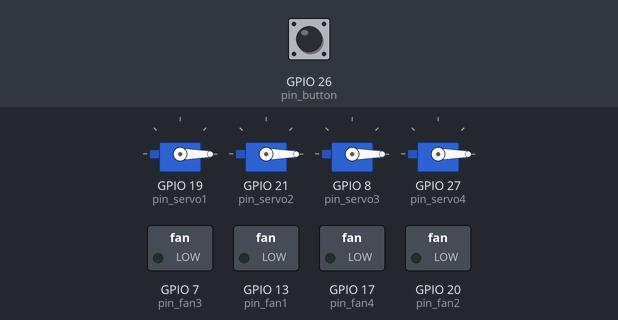
The program below on a simulated Raspberry Pi (BCM pin numbers). Parts: 4 × servo, switched loads named in the program (green lamp = pin HIGH). The inputs (shaded band) are chosen by the test bench; at power-on: GPIO 26 (pin_button) LOW. The clock reads 2024-03-15 10:24:30 at power-on unless the program sets it; the camera gives no picture and a still takes 0.5 s; servo angles are drawn from the pulse width (0.5 ms = 0°, 2.5 ms = 180°).

Above: at 3.2 s.
3.3 s: GPIO 26 (pin_button) pulled HIGH for 0.15 s
At 5.5 s:
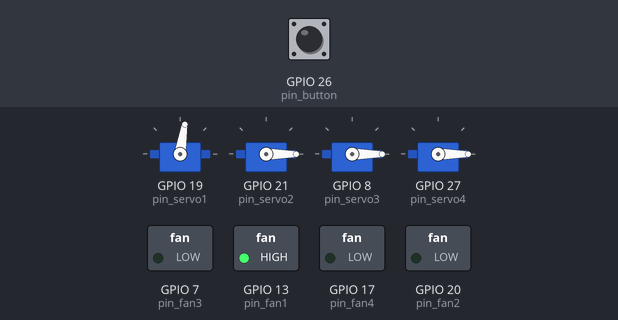
At 6.5 s:
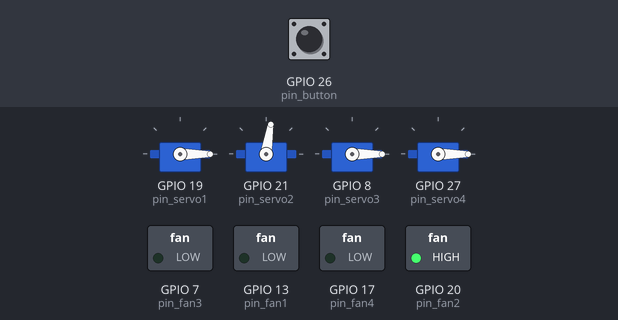
Timing chart, 0 to 10.1 s (numbered marks = the images above; inputs shaded):
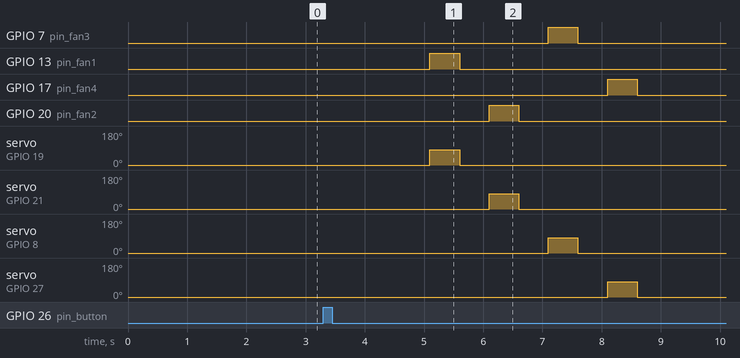

Measured:
- after the input at 3.3 s, GPIO 7 (pin_fan3): LOW → HIGH after 3.8 s, → LOW 0.50 s later; GPIO 13 (pin_fan1): LOW → HIGH after 1.8 s, → LOW 0.50 s later; GPIO 17 (pin_fan4): LOW → HIGH after 4.8 s, → LOW 0.50 s later; GPIO 20 (pin_fan2): LOW → HIGH after 2.8 s, → LOW 0.50 s later; servo on GPIO 19 (pin_servo1): 0° → 81° after 1.8 s, → 0° 0.50 s later

The program:

button_picamera.py
```python
import RPi.GPIO as GPIO
import time
from picamera import PiCamera
from time import sleep

GPIO.setmode(GPIO.BCM)
pin_button = 26
pin_servo1 = 19
pin_fan1   = 13
pin_servo2 = 21
pin_fan2   = 20
pin_servo3 = 8
pin_fan3   = 7
pin_servo4 = 27
pin_fan4   = 17
button = 26

GPIO.setmode(GPIO.BCM)
GPIO.setup(pin_button,GPIO.IN,pull_up_down=GPIO.PUD_DOWN)
GPIO.setup(pin_servo1, GPIO.OUT)
GPIO.setup(pin_fan1,GPIO.OUT)
GPIO.output(pin_fan1,GPIO.LOW)

GPIO.setup(pin_servo2, GPIO.OUT)
GPIO.setup(pin_fan2,GPIO.OUT)
GPIO.output(pin_fan2,GPIO.LOW)

GPIO.setup(pin_servo3, GPIO.OUT)
GPIO.setup(pin_fan3,GPIO.OUT)
GPIO.output(pin_fan3,GPIO.LOW)

GPIO.setup(pin_servo4, GPIO.OUT)
GPIO.setup(pin_fan4,GPIO.OUT)
GPIO.output(pin_fan4,GPIO.LOW)

dutybefore = 2 #关门的角度
dutyafter  = 7 #开门的角度
servo1 = GPIO.PWM(pin_servo1,50)
servo1_state = 0
servo1.start(0)
servo1.start(dutybefore)
sleep(0.5)
servo1.ChangeDutyCycle(0)

servo2 = GPIO.PWM(pin_servo2,50)
servo2_state = 0
servo2.start(0)
servo2.start(dutybefore)
sleep(0.5)
servo2.ChangeDutyCycle(0)

servo3 = GPIO.PWM(pin_servo3,50)
servo3_state = 0
servo3.start(0)
servo3.start(dutybefore)
sleep(0.5)
servo3.ChangeDutyCycle(0)

servo4 = GPIO.PWM(pin_servo4,50)
servo4_state = 0
servo4.start(0)
servo4.start(dutybefore)
sleep(0.5)
servo4.ChangeDutyCycle(0)


camera = PiCamera()
camera.rotation = 180
camera.resolution = (1080,1920)  #更改为竖屏分辨率（需要先更改树莓派系统文件让它变为竖屏模式）
# camera.resolution = (3280,2464) #使用最高像素拍摄，但速度会变得很慢
camera.framerate = 30
camera.start_preview(fullscreen = True)
count = 1

def event_callback(pin_button):
    global count
    GPIO.remove_event_detect(pin_button)
    data = time.strftime("%H%M%S_%Y-%b-%d")
    camera.capture('/home/pi/Desktop/image-%s.jpg' %data)

    camera.brightness = 0 #制造拍照特效
    sleep(0.3)
    camera.brightness = 50
    camera.annotate_text = "Capture Sucess"
    sleep(1)

    if count == 1:
        GPIO.output(pin_fan1,GPIO.HIGH)
        servo1.ChangeDutyCycle(dutyafter)
        sleep(0.5)
        servo1.ChangeDutyCycle(0) #舵机去抖动
        count += 1

    if count == 2:
        GPIO.output(pin_fan1,GPIO.LOW)  #关闭上一个门和舵机
        servo1.ChangeDutyCycle(dutybefore)
        sleep(0.5)
        servo1.ChangeDutyCycle(0) #舵机去抖动

        GPIO.output(pin_fan2,GPIO.HIGH)
        servo2.ChangeDutyCycle(dutyafter)
        sleep(0.5)
        servo2.ChangeDutyCycle(0) #舵机去抖动
        count += 1

    if count == 3:
        GPIO.output(pin_fan2,GPIO.LOW)  #关闭上一个门和舵机
        servo2.ChangeDutyCycle(dutybefore)
        sleep(0.5)
        servo2.ChangeDutyCycle(0) #舵机去抖动

        GPIO.output(pin_fan3,GPIO.HIGH)
        servo3.ChangeDutyCycle(dutyafter)
        sleep(0.5)
        servo3.ChangeDutyCycle(0) #舵机去抖动
        count += 1

    if count == 4:
        GPIO.output(pin_fan3,GPIO.LOW)  #关闭上一个门和舵机
        servo3.ChangeDutyCycle(dutybefore)
        sleep(0.5)
        servo3.ChangeDutyCycle(0) #舵机去抖动

        GPIO.output(pin_fan4,GPIO.HIGH)
        servo4.ChangeDutyCycle(dutyafter)
        sleep(0.5)
        servo4.ChangeDutyCycle(0) #舵机去抖动
        count += 1

    if count == 5:
        GPIO.output(pin_fan4,GPIO.LOW)  #关闭上一个门和舵机
        servo4.ChangeDutyCycle(dutybefore)
        sleep(0.5)
        servo4.ChangeDutyCycle(0) #舵机去抖动

        camera.annotate_text = "THE END"
        count = 0
        camera.brightness = 0 #制造黑屏效果提示拍照结束
        time.sleep(3)
        camera.brightness = 50
        count = 1

    GPIO.add_event_detect(pin_button, GPIO.RISING, callback=event_callback, bouncetime=1000) #去除按钮抖动

GPIO.add_event_detect(pin_button, GPIO.RISING, callback=event_callback, bouncetime=1000) #去除按钮抖动

try:
    while True:   #r让程序保持循环运行状态
        pass
except KeyboardInterrupt: #如果按下CTRL+C终止程序将会执行清除操作
    GPIO.remove_event_detect(pin_button)
    GPIO.cleanup()
    camera.stop_preview()
```
